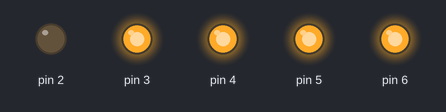
The sketch below on a simulated Arduino Uno, built with avr-gcc and run on an emulated ATmega328P. Parts: output pins drawn as LEDs (lit = HIGH).

Above: at 0.2 s.
At 1.2 s:
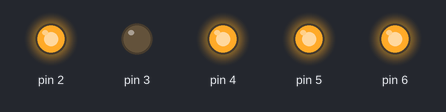
At 2.2 s:
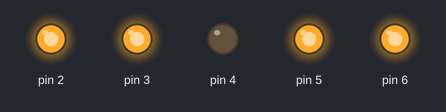
At 3.2 s:
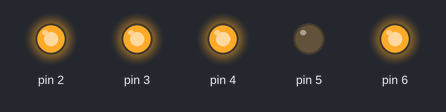
At 4.2 s:
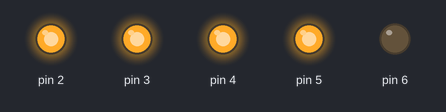
At 5.7 s:
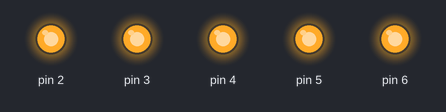
Timing chart, 0 to 6.5 s (numbered marks = the images above):
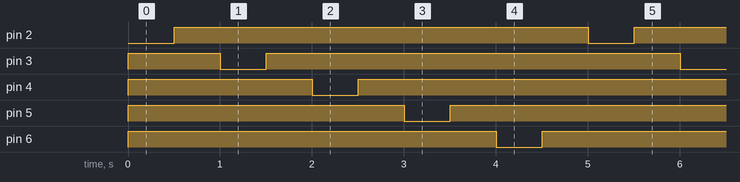

The sketch:

RelayTest.ino
```cpp
void setup() {
  for (int i = 2; i <= 6; i++) {
    digitalWrite(i, HIGH);
    pinMode(i, OUTPUT);
  }
}

void loop() {
  for (int i = 2; i <= 6; i++) {
    digitalWrite(i, LOW);
    delay(500);
    digitalWrite(i, HIGH);
    delay(500);
  }
}
```

Measured:
- by itself, pin 2–6: alternates HIGH for 4.5 s and LOW for 0.50 s
- by itself, everything shown: repeats every 5.0 s, in 10 steps
